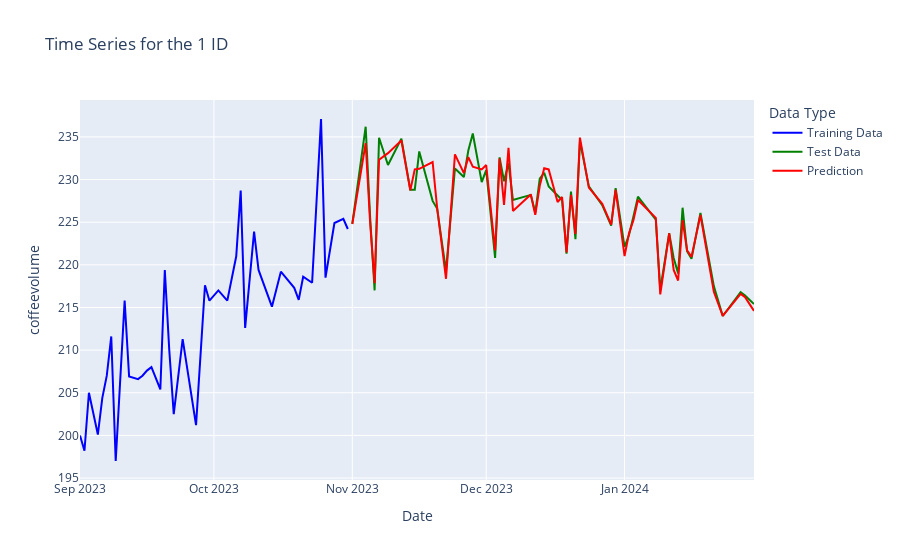

The cell this chart's notebook holds for it:
### Code cell
# Make predictions for a specific ID (ID=1) using the 'predict_id' function
prediction_for_id = predict_id(
    1, 
    X_test, 
    model,
)

# Generate a Plotly figure for visualizing the predictions
fig = plot_prediction_test(
    1, 
    X_train, 
    X_test, 
    y_train, 
    y_test, 
    train_date, 
    test_date, 
    prediction_for_id,
)

# Display the generated Plotly figure
fig.show()
